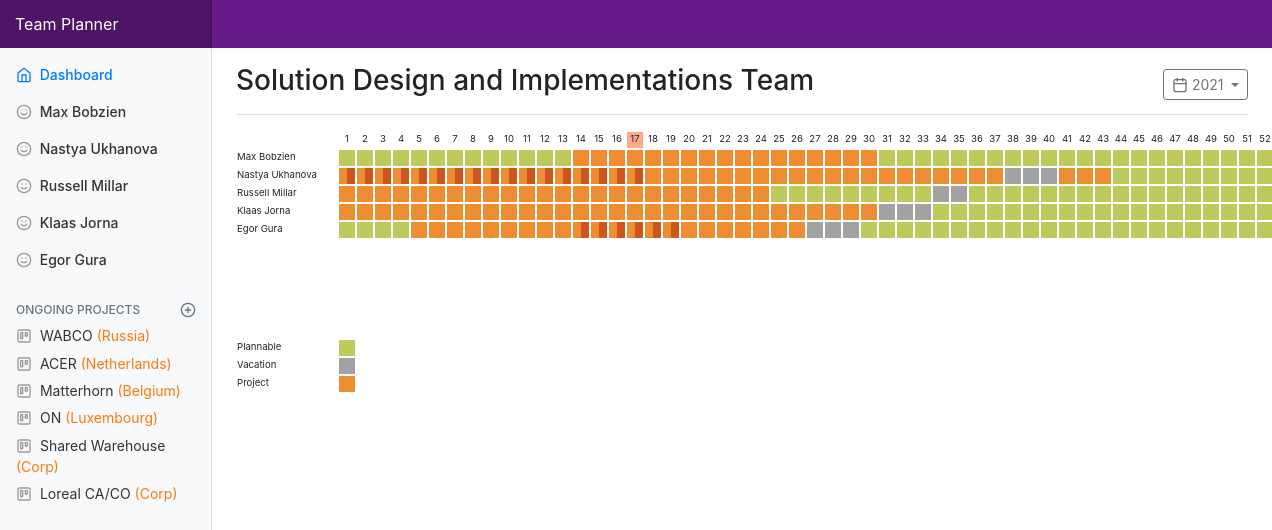
The page / on the database its author committed.
### tables this page shows
CREATE TABLE "projects" (
	"id"	INTEGER NOT NULL UNIQUE,
	"title"	TEXT NOT NULL,
	"country"	TEXT NOT NULL,
	"start"	TEXT NOT NULL,
	"end"	TEXT NOT NULL,
	PRIMARY KEY("id" AUTOINCREMENT)
);

### server.py (the view)
@app.route("/")
def home():
    thisweek = dt.datetime.now().isocalendar()[1]
    db = TeamDB(dbtype=SQLITE, dbname='team.sqlite')
    query = """select tm.id, tm.name || ' ' || tm.last_name name
                from team_members tm"""
    dataset = db.return_rows(query)
    guys = [{"id": n[0], "name": n[1], "plan": {}} for n in dataset]
    for guy in guys:
        query = f"select 'Vacation', v.start, v.end, v.id " \
                f"from vacations v " \
                f"where v.team_member = {guy['id']} " \
                f"UNION " \
                f"select p.title, a.start, a.end, p.id " \
                f"from assignments a " \
                f"left join projects p on p.id = a.project " \
                f"where a.team_member = {guy['id']} "
        plans = create_plans(db.return_rows(query))
        guy["plan"] = plans
    query = """SELECT * from projects"""
    projects = db.return_rows(query)
    return render_template("index.html", guys=guys, thisweek=thisweek, projects=projects)

### dbmanager.py (called while the page is built)
    def return_rows(self, query=''):
        rows = []
        if query == '':
            return 'Nothing happened'
        with self.db_engine.connect() as connection:
            try:
                result = connection.execute(query)
            except Exception as e:
                return e
            else:
                for row in result:
                    rows.append(row)
                result.close()
                return rows

### server.py (called while the page is built)
def create_plans(plans):
    plns = {}
    for plan in plans:
        if plan[0] == 'Vacation':
            val = {"type": "V", "id": plan[3]}
        else:
            val = {"type": "P", "project": plan[0], "id": plan[3]}
        begin = dt.datetime.fromisoformat(plan[1]).isocalendar()[1]
        end = dt.datetime.fromisoformat(plan[2]).isocalendar()[1]
        if begin == 53 and begin > end:
            begin = 1
        for w in range(begin, end + 1):
            if w in plns:  # adding another plan for the same week
                plns[w].append(val)
            else:
                plns[w] = [val]
    return plns

### templates/index.html (shortened to what this page needs)
<!doctype html>
<html lang="en">
  <head>
    <link rel="stylesheet" href="https://maxcdn.bootstrapcdn.com/bootstrap/4.0.0/css/bootstrap.min.css">
    <link href="{{url_for('.static',filename='css/style.css')}}" rel="stylesheet">
  </head>
  <body>
    <nav class="navbar navbar-dark sticky-top flex-md-nowrap p-0">
      <a class="navbar-brand col-sm-3 col-md-2 mr-0" href="#">Team Planner</a>
    </nav>
    <div class="container-fluid">
      <div class="row">
        <nav class="col-md-2 d-none d-md-block bg-light sidebar">
          <div class="sidebar-sticky">
            <ul class="nav flex-column">
              <li class="nav-item">
                <a class="nav-link active" href="{{url_for('home')}}">
                  <span data-feather="home"></span>
                  Dashboard <span class="sr-only">(current)</span>
                </a>
              </li>
                {% for guy in guys %}
              <li class="nav-item">
                <a class="nav-link" href="" data-toggle="modal" data-target="#personalCard" data-id="{{guy.id}}" data-person="{{guy.name}}">
                  <span data-feather="smile"></span>
                    {{guy.name}}
                </a>
              </li>
                {% endfor %}
            </ul>
              <h6 class="sidebar-heading d-flex justify-content-between align-items-center px-3 mt-4 mb-1 text-muted">
              <span>Ongoing projects</span>
              <a class="d-flex align-items-center text-muted" href="#">
                <span data-feather="plus-circle"></span>
              </a>
            </h6>
            <ul class="nav flex-column mb-2 project-menu">
                {% for project in projects %}
              <li class="nav-item">
                <a class="nav-link" href="#">
                  <span data-feather="trello"></span>
                    {{project.title}} <span class="project-country">({{project.country}})</span>
                </a>
              </li>
                {% endfor %}
            </ul>
          </div>
        </nav>
        <main role="main" class="col-md-9 ml-sm-auto col-lg-10 pt-3 px-4">
          <div class="d-flex justify-content-between flex-wrap flex-md-nowrap align-items-center pb-2 mb-3 border-bottom">
            <h3 class="h3">Solution Design and Implementations Team</h3>
            <div class="btn-toolbar mb-2 mb-md-0">
              <button class="btn btn-sm btn-outline-secondary dropdown-toggle">
                <span data-feather="calendar"></span>
                2021
              </button>
            </div>
          </div>
            <table class="weeks">
                <tr>
                    <td></td>
                    {% for i in range(1, 53) %}
                    <td>
                        <div class="weekcell {% if loop.index == thisweek %}todaycell{% endif %}">
                            {{loop.index}}
                        </div>
                    </td>
                    {% endfor %}
                </tr>
                {% for guy in guys %}
                <tr>
                    <td>
                        <div class="namecell">{{guy.name}}</div>
                    </td>
                    {% for i in range(1, 53) %}
                    <td>
                        {% if loop.index in guy.plan %}
                            {% if guy.plan[loop.index][0].type == "V" %}
                            <div class="vacationcell" data-week={{loop.index}}
                                 data-guy="{{guy.id}}" data-project="{{guy.plan[loop.index][0].id}}"></div>
                            {% elif guy.plan[loop.index]|length() == 1 %}
                            <div class="projectcell" data-toggle="tooltip" data-placement="bottom"
                                 title="{{guy.plan[loop.index][0].project}}" data-week={{loop.index}}
                                 data-guy="{{guy.id}}" data-project="{{guy.plan[loop.index][0].id}}"></div>
                            {% elif guy.plan[loop.index]|length() > 1 %}
                            <div class="dbl-projectcell-left" data-toggle="tooltip" data-placement="bottom"
                                 title="{{guy.plan[loop.index][0].project}}" data-week={{loop.index}}
                                 data-guy="{{guy.id}}" data-project="{{guy.plan[loop.index][0].id}}"></div>
                            <div class="dbl-projectcell-right" data-toggle="tooltip" data-placement="bottom"
                                 title="{{guy.plan[loop.index][1].project}}" data-week={{loop.index}}
                                 data-guy="{{guy.id}}" data-project="{{guy.plan[loop.index][1].id}}"></div>
                        {% endif %}
                        {% else %}
                        <div class="emptycell" data-week={{loop.index}} data-guy="{{guy.id}}"></div>
                        {% endif %}
                    </td>
                    {% endfor %}
                </tr>
                {% endfor %}
            </table>
            <table class="legend">
                <tr>
                    <td><div class="namecell">Plannable</div></td>
                    <td><div class="emptycell"></div></td>
                </tr>
                <tr>
                    <td><div class="namecell">Vacation</div></td>
                    <td><div class="vacationcell"></div></td>
                </tr>
                <tr>
                    <td><div class="namecell">Project</div></td>
                    <td><div class="projectcell"></div></td>
                </tr>
            </table>
        </main>
      </div>
    </div>
  </body>
</html>

### static/css/style.css (style rules this page uses)
body { font-size: .875rem; }
.feather { width: 16px; height: 16px; vertical-align: text-bottom; }
.sidebar { position: fixed; top: 0; bottom: 0; left: 0; z-index: 100; padding: 0; box-shadow: inset -1px 0 0 rgba(0, 0, 0, .1); }
.sidebar-sticky { position: -webkit-sticky; position: sticky; top: 48px; height: calc(100vh - 48px); padding-top: .5rem; overflow-x: hidden; overflow-y: auto; }
.sidebar .nav-link { font-weight: 500; color: #333; }
.sidebar .nav-link .feather { margin-right: 4px; color: #999; }
.sidebar .nav-link.active { color: #007bff; }
.sidebar .nav-link:hover .feather, .sidebar .nav-link.active .feather { color: inherit; }
.sidebar-heading { font-size: .75rem; text-transform: uppercase; }
.project-menu .nav-link { font-weight: 400; font-size: 14px; padding: .2rem 1rem; }
.project-country { color: #ff780c; }
.navbar-dark { background-color: #681b88!important; }
.navbar-brand { padding-top: .75rem; padding-bottom: .75rem; font-size: 1rem; background-color: rgba(0, 0, 0, .25); box-shadow: inset -1px 0 0 rgba(0, 0, 0, .25); }
.border-bottom { border-bottom: 1px solid #e5e5e5; }
@media only screen and (min-width: 1000px) { .legend { margin-top: 100px; } }
@media only screen and (min-width: 1000px) { .weeks td { border: 0px solid #fff; } }
@media only screen and (min-width: 1000px) { .todaycell { background-color: #ffa988; } }
@media only screen and (min-width: 1000px) { .weekcell { height:16px; width:16px; font-size: .6rem; text-align: center; } }
@media only screen and (min-width: 1000px) { .namecell { height:16px; width:100px; font-size: .6rem; } }
@media only screen and (min-width: 1000px) { .emptycell { height:16px; width:16px; background-color:#beca5c; } }
@media only screen and (min-width: 1000px) { .vacationcell { height:16px; width:16px; background-color:#a2a2a2; } }
@media only screen and (min-width: 1000px) { .dbl-projectcell-left { height:16px; width:8px; background-color:#ef8d32; float:left; } }
@media only screen and (min-width: 1000px) { .dbl-projectcell-right { height:16px; width:8px; margin-left:8px; background-color:#cc561e; } }
@media only screen and (min-width: 1000px) { .projectcell { height:16px; width:16px; background-color:#ef8d32; } }

### rows shown on the page
projects: title "WABCO", country "Russia"
projects: title "ACER", country "Netherlands"
projects: title "Matterhorn", country "Belgium"
projects: title "ON", country "Luxembourg"
projects: title "Shared Warehouse", country "Corp"
projects: title "Loreal CA/CO", country "Corp"

### other values the page prints
{{ guy.name }} "Max Bobzien" "Nastya Ukhanova" "Russell Millar" "Klaas Jorna" "Egor Gura"
